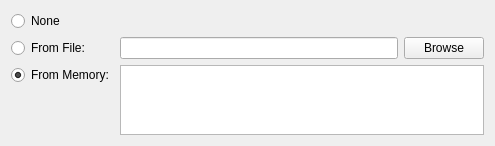
<?xml version="1.0" encoding="UTF-8"?>
<ui version="4.0">
 <class>ImageSelectWidget</class>
 <widget class="QWidget" name="ImageSelectWidget">
  <property name="geometry">
   <rect>
    <x>0</x>
    <y>0</y>
    <width>495</width>
    <height>143</height>
   </rect>
  </property>
  <property name="windowTitle">
   <string>Form</string>
  </property>
  <layout class="QGridLayout" name="gridLayout">
   <item row="2" column="1" colspan="2">
    <widget class="QListView" name="fileList"/>
   </item>
   <item row="1" column="0">
    <widget class="QRadioButton" name="fromFileButton">
     <property name="text">
      <string>From File:</string>
     </property>
     <attribute name="buttonGroup">
      <string notr="true">buttonGroup</string>
     </attribute>
    </widget>
   </item>
   <item row="1" column="2">
    <widget class="QPushButton" name="browseButton">
     <property name="text">
      <string>Browse</string>
     </property>
    </widget>
   </item>
   <item row="1" column="1">
    <widget class="QLineEdit" name="filenameField"/>
   </item>
   <item row="2" column="0" alignment="Qt::AlignTop">
    <widget class="QRadioButton" name="fromMemoryButton">
     <property name="text">
      <string>From Memory:</string>
     </property>
     <property name="checked">
      <bool>true</bool>
     </property>
     <attribute name="buttonGroup">
      <string notr="true">buttonGroup</string>
     </attribute>
    </widget>
   </item>
   <item row="0" column="0">
    <widget class="QRadioButton" name="noneButton">
     <property name="text">
      <string>None</string>
     </property>
     <attribute name="buttonGroup">
      <string notr="true">buttonGroup</string>
     </attribute>
    </widget>
   </item>
  </layout>
 </widget>
 <resources/>
 <connections/>
 <buttongroups>
  <buttongroup name="buttonGroup"/>
 </buttongroups>
</ui>
